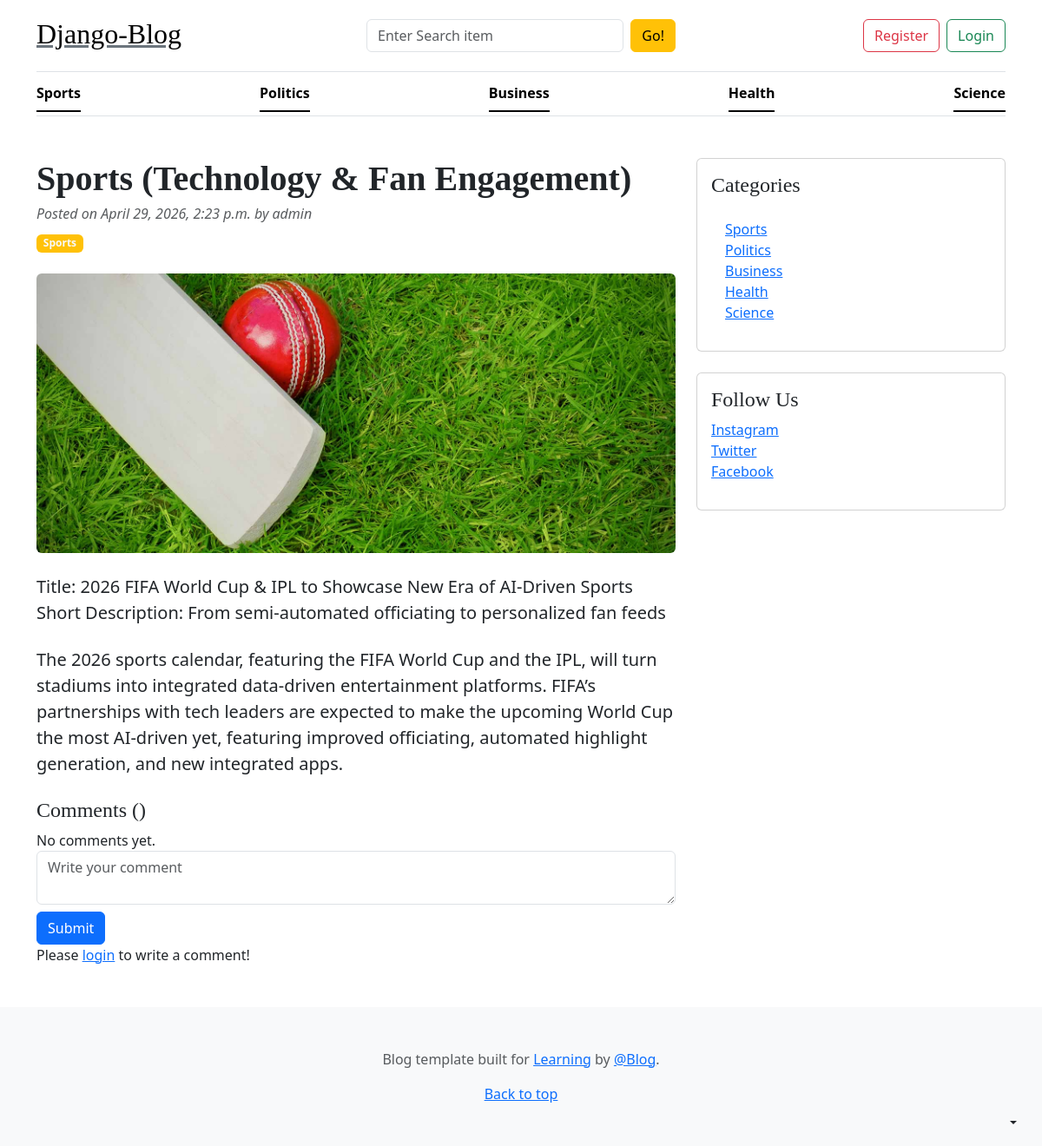
Screenshot of /sports-technology-fan-engagement/ with the database file from the repository.
### blogs_app/models.py (models this page shows)
class category(models.Model):
    category=models.CharField(max_length=50)
    created_at=models.DateTimeField(auto_now_add=True)
    updated_at=models.DateTimeField(auto_now=True)
    class Meta:
        verbose_name_plural='Categories'
    def __str__(self):
        return self.category

class Blog(models.Model):
    title=models.CharField(max_length=50)
    slug=models.SlugField(max_length=150,unique=True,blank=True)
    category_blog=models.ForeignKey(category,on_delete=models.CASCADE)
    author=models.ForeignKey(User,on_delete=models.CASCADE)
    feature_image=models.ImageField(upload_to='blog_images/',blank=True)
    short_description=models.TextField(max_length=150)
    blog_body=models.TextField()
    status=models.CharField(choices=status,default='draft')
    is_featured=models.BooleanField(default=False)
    created_at=models.DateTimeField(auto_now_add=True)
    updated_at=models.DateTimeField(auto_now=True)

### blogs_app/views.py (the view)
# urls.py: path('<slug:slug>/',blog_view.slug_blogs,name='slug_blogs'),
def slug_blogs(request,slug):
    slug_post=Blog.objects.get(slug=slug,status='published')
    return render(request,"slug_posts.html",{'slug':slug_post})

### blogs_app/context_processors.py (called while the page is built)
def get_category(request):
    categories=category.objects.all()
    return dict(categories=categories)

def get_social(request):
    social=Social.objects.all()
    return dict(social=social)

### templates/slug_posts.html (shortened to what this page needs)
{% extends 'base.html' %}
{% block content %}
<div class="container mt-5">
    <div class="row">
        <div class="col-lg-8">
            <article>
                <header class="mb-4">
                    <h1 class="fw-bolder mb-1">{{ slug.title }}</h1>
                    <div class="text-muted fst-italic mb-2">Posted on {{ slug.created_at }} by {{ slug.author }}</div>
                    <a class="badge bg-warning text-decoration-none text-light" href="#!">{{ slug.category_blog }}</a>
                </header>
                <figure class="mb-4"><img class="img-fluid rounded" src="{{ slug.feature_image.url }}" alt="..." /></figure>
                <section class="mb-5">
                    <p class="fs-5 mb-4">{{ slug.short_description }}</p>
                    <p class="fs-5 mb-4">{{ slug.blog_body }}</p>
                    <h4>Comments ({{ comment_count }})</h4>
                    {% if comments %}
                        {% for comment in comments %}
                            <div class="card mt-1">
                                <div class="card-body">
                                    <p class="card-text mb-0">{{ comment }}</p>
                                    <span>
                                        <small>By {{ comment.user }}</small>
                                        <small>| {{ comment.created_at | timesince }} ago</small>
                                    </span>
                                </div>
                            </div>
                        {% endfor %}
                    {% else %}
                    No comments yet.
                    {% endif %}
                    <br>
                    <div class="form-group">
                        <form action="" method="POST">
                            <div class="form-group">
                                <textarea name="comment" class="form-control" placeholder="Write your comment"></textarea>
                                <input type="submit" value="Submit" class="btn btn-primary mt-2">
                            </div>
                        </form>
                        <p>Please <span><a href=" ">login</a></span> to write a comment!</p>
                    </div>
                </section>
            </article>
        </div>
        <div class="col-lg-4">
            <div class="card mb-4 p-3">
                <h4 class="font-italic">Categories</h4>
                <div class="card-body">
                    <div class="row">
                        <div class="col-sm-6">
                            <ul class="list-unstyled mb-0">
                                {% for i in categories %}
                                <li><a href="{% url 'posts_category' i.id %}">{{i.category}} </a></li>
                                 {% endfor %}
                            </ul>
                        </div>
                    </div>
                </div>
            </div>
            <div class="card mb-4 p-3">
                <h4 class="font-italic">Follow Us</h4>
                <ol class="list-unstyled">
                    <li><a href=" " target="_blank">Instagram </a></li>
                    <li><a href=" " target="_blank">Twitter </a></li>
                    <li><a href=" " target="_blank">Facebook </a></li>
                </ol>
            </div>
        </div>
    </div>
</div>
{% endblock %}

### templates/base.html (shortened to what this page needs)
{% load static %}
<!DOCTYPE html>
<html lang="en">
<head>
    <link rel="stylesheet" href="https://cdn.jsdelivr.net/npm/bootstrap@5.3.8/dist/css/bootstrap.min.css">
    <link rel="stylesheet" href="/static/css/blog.css">
</head>
<body>
    <div
      class="dropdown position-fixed bottom-0 end-0 mb-3 me-3 bd-mode-toggle"
    >
      <button
        class="btn btn-bd-primary py-2 dropdown-toggle d-flex align-items-center"
        id="bd-theme"
        type="button"
        aria-expanded="false"
        data-bs-toggle="dropdown"
        aria-label="Toggle theme (auto)"
      >
      </button>
    </div>
    <div class="container">
      <header class="border-bottom lh-1 py-3">
        <div class="row flex-nowrap justify-content-between align-items-center">
          <div class="col-4 pt-1">
           <h2> <a class="link-secondary text-black" href="{% url 'home' %}">Django-Blog</a></h2>
          </div>
       <div class="col-12 col-md-4">
      <form action="{% url 'search' %}" method="get"
            class="d-flex flex-column flex-sm-row gap-2">
        <input
          type="text"
          name="keyword"
          id="keyword"
          placeholder="Enter Search item"
          class="form-control"
        >
        <button
          type="submit"
          class="btn btn-warning flex-shrink-0"
          id="button-search"
        >
          Go!
        </button>
      </form>
    </div>
    <div class="col-12 col-md-4">
      <div class="d-flex justify-content-center justify-content-md-end gap-2">
        <a class="btn btn-outline-danger" href="#">Register</a>
        <a class="btn btn-outline-success" href="#">Login</a>
      </div>
    </div>
        </div>
      </header>
      <div class="nav-scroller py-1 mb-3 border-bottom">
        <nav class="nav nav-underline justify-content-between">
          {% for i in categories %}
          <a class="nav-item nav-link link-body-emphasis active" href="{% url 'posts_category' i.id %}"
            >{{i.category}}</a>
           {% endfor %}
        </nav>
      </div>
    </div>
{% block content %}
{% endblock %}
    <footer class="py-5 text-center text-body-secondary bg-body-tertiary">
      <p>
        Blog template built for
        <a href="https://getbootstrap.com/">Learning</a> by
        <a href="https://x.com/mdo">@Blog</a>.
      </p>
      <p class="mb-0"><a href="#">Back to top</a></p>
    </footer>
</body>
</html>

### static/css/blog.css (style rules this page uses)
h1, h2, h3, h4, h5, h6 { font-family: "Playfair Display", Georgia, "Times New Roman", serif; }

### rows the page displays
category: category "Sports"
category: category "Politics"
category: category "Business"
category: category "Health"
category: category "Science"
Blog: title "Sports (Technology & Fan Engagement)", created_at "April 29, 2026, 2:23 p.m.", author "admin", category_blog "Sports", feature_image (picture), short_description "Title: 2026 FIFA World Cup & IPL to Showcase New Era of AI-Driven Sports Short Description: From semi-automated officiating to personalized fan feeds", blog_body "The 2026 sports calendar, featuring the FIFA World Cup and the IPL, will turn stadiums into integrated data-driven entertainment platforms. FIFA’s partnerships with tech leaders are expected to make the upcoming World Cup the most AI-driven yet, featuring improved officiating, automated highlight generation, and new integrated apps."
